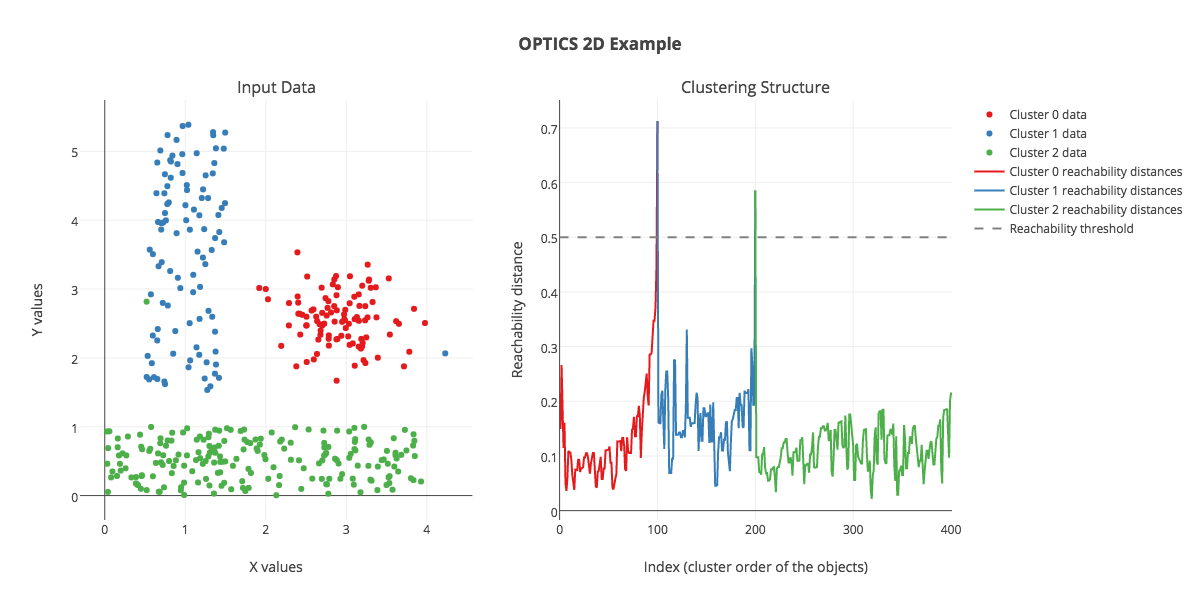

The Python source for this figure:
#!/usr/bin/env python

"""
To install pyclustering: 

git clone https://github.com/annoviko/pyclustering
cd pyclustering
pip install . --user
"""

import numpy as np
import random as rd
import colorlover as cl

from pyclustering.cluster.optics import (optics, ordering_analyser,
                                         ordering_visualizer)
from pyclustering.samples.definitions import FCPS_SAMPLES
from pyclustering.utils import read_sample

import plotly.offline as py
from plotly.tools import make_subplots
import plotly.graph_objs as go



def gaussian_clusters(num_clusters):
  sample = []
  for i in range(1, num_clusters + 1):
    for _ in range(40):
      sample.append([i * 1.5 + rd.random(), i * 1.5 + rd.random()])

  sample = np.array(sample)
  np.random.shuffle(sample)
  sample = sample.tolist()
  return sample



def analyze(sample, radius, neighbors):
  # Run cluster analysis where connectivity radius is bigger than real

  # Create OPTICS algorithm for cluster analysis
  optics_instance = optics(sample, radius, neighbors)

  # Run cluster analysis
  optics_instance.process()

  # Obtain results of clustering
  clusters = optics_instance.get_clusters()
  noise = optics_instance.get_noise()

  # Obtain reachability-distances
  ordering = ordering_analyser(optics_instance.get_ordering())

  return ordering, clusters, noise



def plot_results(sample, ordering, clusters, noise, name, epsilon_cutoff):
  # Find valleys boundaries
  cluster_ordering = np.array(ordering.cluster_ordering)
  if epsilon_cutoff > np.max(cluster_ordering):
    epsilon_cutoff = np.max(cluster_ordering)
  peaks = np.where(cluster_ordering > epsilon_cutoff)[0]
  val_boundaries = [0] + list(peaks) + [len(ordering.cluster_ordering)]
  print 'valleys boundaries: %s' % val_boundaries
  num_valleys = len(val_boundaries) - 1
  print 'num_valleys: %s' % num_valleys

  # Color palette (max 9 colors)
  num_colors = min(len(cl.scales), 9)
  color_palette = cl.scales[str(num_colors)]
  palette_file = 'palette.html'
  # Save and look at the color palette.
  with open(palette_file, 'w+') as f:
    f.write(cl.to_html(color_palette))
    print 'color palette saved to: %s' % palette_file
  colors = color_palette['qual']['Set1']
  # Make the set bigger if need be
  while len(colors) < num_valleys:
    colors += colors

  # Data traces to plot
  traces1 = [go.Scatter(
    name='Cluster %s data' % i,
    x=[sample[sample_id][0] for sample_id in
       clusters[0][val_boundaries[i]:val_boundaries[i + 1]]],
    y=[sample[sample_id][1] for sample_id in
       clusters[0][val_boundaries[i]:val_boundaries[i + 1]]],
    mode='markers',
    marker=dict(color=colors[i])
  ) for i in range(num_valleys)]

  traces2 = [go.Scatter(
    name='Cluster %s reachability distances' % i,
    x=range(val_boundaries[i], val_boundaries[i + 1] + 1),
    y=ordering.cluster_ordering[val_boundaries[i]:val_boundaries[i + 1] + 1],
    mode='lines',
    line=dict(color=colors[i])
  ) for i in range(num_valleys)]

  traces2.append(go.Scatter(
    name='Reachability threshold',
    y=[epsilon_cutoff for _ in ordering.cluster_ordering],
    mode='lines',
    line=dict(color='grey', dash='dash')
  ))

  # Traces layouts
  layout1 = go.Layout(title='Input data',
                      xaxis=go.XAxis(title='x'),
                      yaxis=go.YAxis(title='y'))
  layout2 = go.Layout(title='Clustering structure',
                      xaxis=go.XAxis(title='Index (cluster order of the '
                                           'objects)'),
                      yaxis=go.YAxis(title='Reachability distance'),
                      annotations=[
                        dict(
                          x=val_boundaries[i],
                          y=ordering.cluster_ordering[val_boundaries[i]],
                          xref='x',
                          yref='y',
                          text='Reachability distance over threshold',
                          showarrow=True,
                          arrowhead=7,
                          ax=0,
                          ay=-40
                        ) for i in range(1, num_valleys)]
                      )

  fig1 = {'data': traces1, 'layout': layout1}
  url1 = py.plot(fig1, auto_open=False, filename='%s_data.html' % name)
  print url1

  fig2 = go.Figure(data=traces2, layout=layout2)
  url2 = py.plot(fig2, auto_open=False, filename='%s_reachability.html' % name)
  print url2

  # With subplots:
  fig3 = make_subplots(rows=1, cols=2, subplot_titles=['Input Data',
                                                       'Clustering Structure'])
  for trace1 in traces1:
    fig3.append_trace(trace1, row=1, col=1)
  for trace2 in traces2:
    fig3.append_trace(trace2, row=1, col=2)

  # Subplot layout example:
  fig3['layout'].update(xaxis1=go.XAxis(title='x'),
                        yaxis1=go.YAxis(title='y'))
  # Or:
  fig3['layout']['xaxis1'].update(title='X values')  # , range=[0, 6])
  fig3['layout']['yaxis1'].update(title='Y values')  # , range=[0, 6])
  fig3['layout']['xaxis2'].update(title='Index (cluster order of the objects)')
  fig3['layout']['yaxis2'].update(
    title='Reachability distance')  # , range=[0,1])

  description = ('<b><a href="https://en.wikipedia.org/wiki/OPTICS_algorithm">'
                 'OPTICS</a> %s Example</b>' % name)

  fig3['layout'].update(width=1200, height=600, title=description)

  url3 = py.plot(fig3, filename='%s_clustering-structure.html' % name
                 , auto_open=False)
  print url3



def main():
  # OPTICS demo with 2D vectors
  radius = 2.0
  neighbors = 2
  epsilon_cutoff = 0.5
  sample_2d = read_sample(FCPS_SAMPLES.SAMPLE_LSUN)  # or: gaussian_clusters(3)
  ordering_2d, clusters_2d, noise_2d = analyze(sample_2d, radius, neighbors)
  plot_results(sample_2d, ordering_2d, clusters_2d, noise_2d, '2D',
               epsilon_cutoff)

  # Plot input data and clustering structure
  ordering_visualizer.show_ordering_diagram(ordering_2d)



if __name__ == '__main__':
  main()
